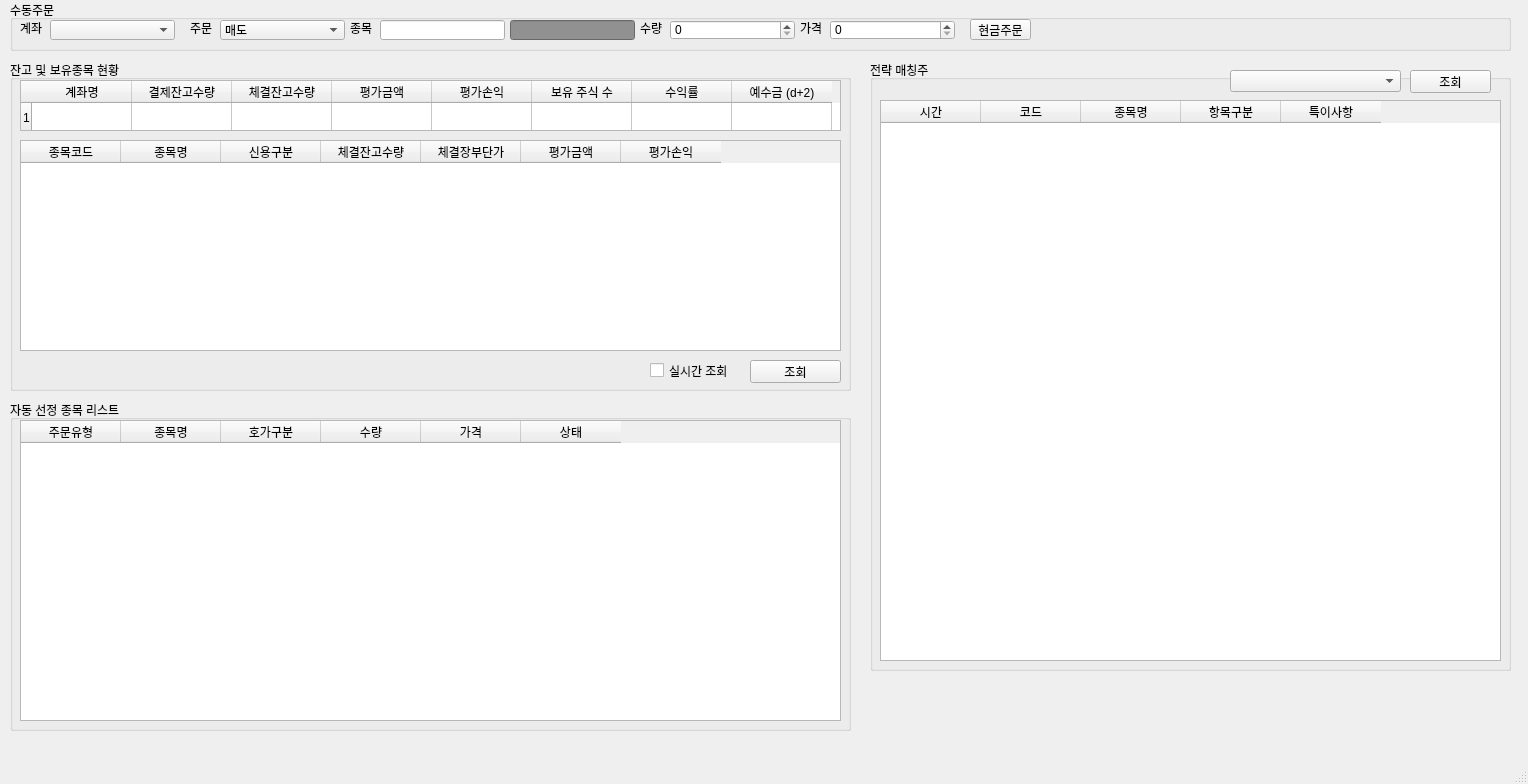
<?xml version="1.0" encoding="UTF-8"?>
<ui version="4.0">
 <class>MainWindow</class>
 <widget class="QMainWindow" name="MainWindow">
  <property name="geometry">
   <rect>
    <x>0</x>
    <y>0</y>
    <width>1528</width>
    <height>784</height>
   </rect>
  </property>
  <property name="windowTitle">
   <string>StockTrader v0.4</string>
  </property>
  <property name="windowIcon">
   <iconset>
    <normaloff>../static/stock.png</normaloff>../static/stock.png</iconset>
  </property>
  <widget class="QWidget" name="centralwidget">
   <widget class="QGroupBox" name="groupBox">
    <property name="geometry">
     <rect>
      <x>10</x>
      <y>0</y>
      <width>1501</width>
      <height>51</height>
     </rect>
    </property>
    <property name="title">
     <string>수동주문</string>
    </property>
    <widget class="QLabel" name="label">
     <property name="geometry">
      <rect>
       <x>10</x>
       <y>20</y>
       <width>31</width>
       <height>16</height>
      </rect>
     </property>
     <property name="text">
      <string>계좌</string>
     </property>
    </widget>
    <widget class="QLabel" name="label_2">
     <property name="geometry">
      <rect>
       <x>180</x>
       <y>20</y>
       <width>31</width>
       <height>16</height>
      </rect>
     </property>
     <property name="text">
      <string>주문</string>
     </property>
    </widget>
    <widget class="QLabel" name="label_3">
     <property name="geometry">
      <rect>
       <x>340</x>
       <y>20</y>
       <width>31</width>
       <height>16</height>
      </rect>
     </property>
     <property name="text">
      <string>종목</string>
     </property>
    </widget>
    <widget class="QLabel" name="label_5">
     <property name="geometry">
      <rect>
       <x>630</x>
       <y>20</y>
       <width>31</width>
       <height>16</height>
      </rect>
     </property>
     <property name="text">
      <string>수량</string>
     </property>
    </widget>
    <widget class="QLabel" name="label_6">
     <property name="geometry">
      <rect>
       <x>790</x>
       <y>20</y>
       <width>31</width>
       <height>16</height>
      </rect>
     </property>
     <property name="text">
      <string>가격</string>
     </property>
    </widget>
    <widget class="QComboBox" name="comboBox">
     <property name="geometry">
      <rect>
       <x>40</x>
       <y>20</y>
       <width>125</width>
       <height>20</height>
      </rect>
     </property>
    </widget>
    <widget class="QComboBox" name="comboBox_2">
     <property name="geometry">
      <rect>
       <x>210</x>
       <y>20</y>
       <width>125</width>
       <height>20</height>
      </rect>
     </property>
     <item>
      <property name="text">
       <string>매도</string>
      </property>
     </item>
     <item>
      <property name="text">
       <string>매수</string>
      </property>
     </item>
     <item>
      <property name="text">
       <string>매도취소</string>
      </property>
     </item>
     <item>
      <property name="text">
       <string>매수취소</string>
      </property>
     </item>
    </widget>
    <widget class="QLineEdit" name="lineEdit">
     <property name="geometry">
      <rect>
       <x>370</x>
       <y>20</y>
       <width>125</width>
       <height>20</height>
      </rect>
     </property>
    </widget>
    <widget class="QLineEdit" name="lineEdit_2">
     <property name="geometry">
      <rect>
       <x>500</x>
       <y>20</y>
       <width>125</width>
       <height>20</height>
      </rect>
     </property>
     <property name="styleSheet">
      <string notr="true">background-color: rgb(145, 145, 145);</string>
     </property>
    </widget>
    <widget class="QSpinBox" name="spinBox">
     <property name="geometry">
      <rect>
       <x>660</x>
       <y>20</y>
       <width>125</width>
       <height>20</height>
      </rect>
     </property>
    </widget>
    <widget class="QSpinBox" name="spinBox_2">
     <property name="geometry">
      <rect>
       <x>820</x>
       <y>20</y>
       <width>125</width>
       <height>20</height>
      </rect>
     </property>
     <property name="singleStep">
      <number>50</number>
     </property>
    </widget>
    <widget class="QPushButton" name="pushButton">
     <property name="geometry">
      <rect>
       <x>960</x>
       <y>19</y>
       <width>61</width>
       <height>21</height>
      </rect>
     </property>
     <property name="text">
      <string>현금주문</string>
     </property>
    </widget>
   </widget>
   <widget class="QGroupBox" name="groupBox_2">
    <property name="geometry">
     <rect>
      <x>10</x>
      <y>60</y>
      <width>841</width>
      <height>331</height>
     </rect>
    </property>
    <property name="title">
     <string>잔고 및 보유종목 현황</string>
    </property>
    <widget class="QTableWidget" name="tableWidget">
     <property name="geometry">
      <rect>
       <x>10</x>
       <y>20</y>
       <width>821</width>
       <height>51</height>
      </rect>
     </property>
     <property name="rowCount">
      <number>1</number>
     </property>
     <attribute name="horizontalHeaderDefaultSectionSize">
      <number>100</number>
     </attribute>
     <attribute name="horizontalHeaderMinimumSectionSize">
      <number>35</number>
     </attribute>
     <attribute name="verticalHeaderMinimumSectionSize">
      <number>15</number>
     </attribute>
     <row/>
     <column>
      <property name="text">
       <string>계좌명</string>
      </property>
     </column>
     <column>
      <property name="text">
       <string>결제잔고수량</string>
      </property>
     </column>
     <column>
      <property name="text">
       <string>체결잔고수량</string>
      </property>
     </column>
     <column>
      <property name="text">
       <string>평가금액</string>
      </property>
     </column>
     <column>
      <property name="text">
       <string>평가손익</string>
      </property>
     </column>
     <column>
      <property name="text">
       <string>보유 주식 수</string>
      </property>
     </column>
     <column>
      <property name="text">
       <string>수익률</string>
      </property>
     </column>
     <column>
      <property name="text">
       <string>예수금 (d+2)</string>
      </property>
     </column>
    </widget>
    <widget class="QTableWidget" name="tableWidget_2">
     <property name="geometry">
      <rect>
       <x>10</x>
       <y>80</y>
       <width>821</width>
       <height>211</height>
      </rect>
     </property>
     <column>
      <property name="text">
       <string>종목코드</string>
      </property>
     </column>
     <column>
      <property name="text">
       <string>종목명</string>
      </property>
     </column>
     <column>
      <property name="text">
       <string>신용구분</string>
      </property>
     </column>
     <column>
      <property name="text">
       <string>체결잔고수량</string>
      </property>
     </column>
     <column>
      <property name="text">
       <string>체결장부단가</string>
      </property>
     </column>
     <column>
      <property name="text">
       <string>평가금액</string>
      </property>
     </column>
     <column>
      <property name="text">
       <string>평가손익</string>
      </property>
     </column>
    </widget>
    <widget class="QPushButton" name="pushButton_2">
     <property name="geometry">
      <rect>
       <x>740</x>
       <y>300</y>
       <width>91</width>
       <height>23</height>
      </rect>
     </property>
     <property name="text">
      <string>조회</string>
     </property>
    </widget>
    <widget class="QCheckBox" name="checkBox">
     <property name="geometry">
      <rect>
       <x>640</x>
       <y>300</y>
       <width>91</width>
       <height>21</height>
      </rect>
     </property>
     <property name="text">
      <string>실시간 조회</string>
     </property>
    </widget>
   </widget>
   <widget class="QGroupBox" name="groupBox_3">
    <property name="geometry">
     <rect>
      <x>10</x>
      <y>400</y>
      <width>841</width>
      <height>331</height>
     </rect>
    </property>
    <property name="title">
     <string>자동 선정 종목 리스트</string>
    </property>
    <widget class="QTableWidget" name="tableWidget_3">
     <property name="geometry">
      <rect>
       <x>10</x>
       <y>20</y>
       <width>821</width>
       <height>301</height>
      </rect>
     </property>
     <column>
      <property name="text">
       <string>주문유형</string>
      </property>
     </column>
     <column>
      <property name="text">
       <string>종목명</string>
      </property>
     </column>
     <column>
      <property name="text">
       <string>호가구분</string>
      </property>
     </column>
     <column>
      <property name="text">
       <string>수량</string>
      </property>
     </column>
     <column>
      <property name="text">
       <string>가격</string>
      </property>
     </column>
     <column>
      <property name="text">
       <string>상태</string>
      </property>
     </column>
    </widget>
   </widget>
   <widget class="QGroupBox" name="groupBox_4">
    <property name="geometry">
     <rect>
      <x>870</x>
      <y>60</y>
      <width>641</width>
      <height>611</height>
     </rect>
    </property>
    <property name="title">
     <string>전략 매칭주</string>
    </property>
    <widget class="QTableWidget" name="tableWidget_4">
     <property name="geometry">
      <rect>
       <x>10</x>
       <y>40</y>
       <width>621</width>
       <height>561</height>
      </rect>
     </property>
     <column>
      <property name="text">
       <string>시간</string>
      </property>
     </column>
     <column>
      <property name="text">
       <string>코드</string>
      </property>
     </column>
     <column>
      <property name="text">
       <string>종목명</string>
      </property>
     </column>
     <column>
      <property name="text">
       <string>항목구분</string>
      </property>
     </column>
     <column>
      <property name="text">
       <string>특이사항</string>
      </property>
     </column>
    </widget>
    <widget class="QPushButton" name="pushButton_3">
     <property name="geometry">
      <rect>
       <x>540</x>
       <y>10</y>
       <width>81</width>
       <height>23</height>
      </rect>
     </property>
     <property name="text">
      <string>조회</string>
     </property>
    </widget>
    <widget class="QComboBox" name="comboBox_3">
     <property name="geometry">
      <rect>
       <x>360</x>
       <y>10</y>
       <width>171</width>
       <height>22</height>
      </rect>
     </property>
    </widget>
   </widget>
  </widget>
  <widget class="QMenuBar" name="menubar">
   <property name="geometry">
    <rect>
     <x>0</x>
     <y>0</y>
     <width>1528</width>
     <height>21</height>
    </rect>
   </property>
  </widget>
  <widget class="QStatusBar" name="statusbar"/>
 </widget>
 <resources/>
 <connections/>
</ui>
